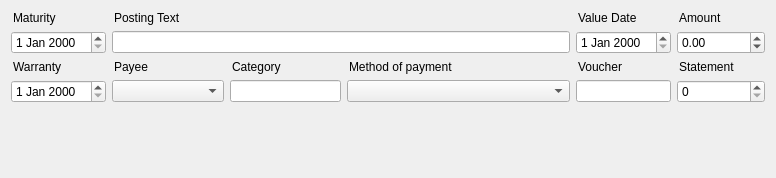
<?xml version="1.0" encoding="UTF-8"?>
<ui version="4.0">
 <class>PostingTabWidget</class>
 <widget class="QWidget" name="PostingTabWidget">
  <property name="geometry">
   <rect>
    <x>0</x>
    <y>0</y>
    <width>776</width>
    <height>178</height>
   </rect>
  </property>
  <property name="windowTitle">
   <string/>
  </property>
  <layout class="QVBoxLayout" name="verticalLayout">
   <item>
    <layout class="QGridLayout" name="gridLayout">
     <item row="0" column="0">
      <widget class="QLabel" name="label_17">
       <property name="text">
        <string>Maturity</string>
       </property>
       <property name="indent">
        <number>2</number>
       </property>
      </widget>
     </item>
     <item row="0" column="2" colspan="4">
      <widget class="QLabel" name="label_18">
       <property name="text">
        <string>Posting Text</string>
       </property>
       <property name="indent">
        <number>2</number>
       </property>
       <property name="buddy">
        <cstring>postingtext</cstring>
       </property>
      </widget>
     </item>
     <item row="0" column="6">
      <widget class="QLabel" name="label_19">
       <property name="text">
        <string>Value Date</string>
       </property>
       <property name="indent">
        <number>2</number>
       </property>
      </widget>
     </item>
     <item row="0" column="7">
      <widget class="QLabel" name="label_4">
       <property name="text">
        <string>Amount</string>
       </property>
       <property name="indent">
        <number>2</number>
       </property>
       <property name="buddy">
        <cstring>amount</cstring>
       </property>
      </widget>
     </item>
     <item row="1" column="7">
      <widget class="QDoubleSpinBox" name="amount">
       <property name="sizePolicy">
        <sizepolicy hsizetype="Minimum" vsizetype="Fixed">
         <horstretch>1</horstretch>
         <verstretch>0</verstretch>
        </sizepolicy>
       </property>
       <property name="minimum">
        <double>-9999999.990000000223517</double>
       </property>
       <property name="maximum">
        <double>9999999.990000000223517</double>
       </property>
      </widget>
     </item>
     <item row="2" column="2">
      <widget class="QLabel" name="label_8">
       <property name="text">
        <string>Payee</string>
       </property>
       <property name="indent">
        <number>2</number>
       </property>
      </widget>
     </item>
     <item row="2" column="3">
      <widget class="QLabel" name="label_7">
       <property name="text">
        <string>Category</string>
       </property>
       <property name="indent">
        <number>2</number>
       </property>
      </widget>
     </item>
     <item row="2" column="4" colspan="2">
      <widget class="QLabel" name="label_11">
       <property name="text">
        <string>Method of payment</string>
       </property>
       <property name="indent">
        <number>2</number>
       </property>
      </widget>
     </item>
     <item row="2" column="6">
      <widget class="QLabel" name="label_10">
       <property name="text">
        <string>Voucher</string>
       </property>
       <property name="indent">
        <number>2</number>
       </property>
       <property name="buddy">
        <cstring>voucher</cstring>
       </property>
      </widget>
     </item>
     <item row="2" column="7">
      <widget class="QLabel" name="label_9">
       <property name="text">
        <string>Statement</string>
       </property>
       <property name="indent">
        <number>2</number>
       </property>
       <property name="buddy">
        <cstring>statement</cstring>
       </property>
      </widget>
     </item>
     <item row="3" column="6">
      <widget class="KLineEdit" name="voucher"/>
     </item>
     <item row="2" column="0">
      <widget class="QLabel" name="label_13">
       <property name="text">
        <string>Warranty</string>
       </property>
       <property name="indent">
        <number>2</number>
       </property>
      </widget>
     </item>
     <item row="1" column="2" colspan="4">
      <widget class="KLineEdit" name="postingtext">
       <property name="sizePolicy">
        <sizepolicy hsizetype="Expanding" vsizetype="Fixed">
         <horstretch>2</horstretch>
         <verstretch>0</verstretch>
        </sizepolicy>
       </property>
      </widget>
     </item>
     <item row="1" column="0">
      <widget class="DateEdit" name="maturity">
       <property name="sizePolicy">
        <sizepolicy hsizetype="Expanding" vsizetype="Fixed">
         <horstretch>1</horstretch>
         <verstretch>0</verstretch>
        </sizepolicy>
       </property>
      </widget>
     </item>
     <item row="3" column="0">
      <widget class="DateEdit" name="warranty"/>
     </item>
     <item row="1" column="6">
      <widget class="DateEdit" name="valuedate">
       <property name="sizePolicy">
        <sizepolicy hsizetype="Expanding" vsizetype="Fixed">
         <horstretch>1</horstretch>
         <verstretch>0</verstretch>
        </sizepolicy>
       </property>
      </widget>
     </item>
     <item row="3" column="4" colspan="2">
      <widget class="QComboBox" name="payment"/>
     </item>
     <item row="3" column="2">
      <widget class="QComboBox" name="payee"/>
     </item>
     <item row="3" column="3">
      <widget class="KLineEdit" name="category"/>
     </item>
     <item row="3" column="7">
      <widget class="QSpinBox" name="statement">
       <property name="maximum">
        <number>99999</number>
       </property>
      </widget>
     </item>
    </layout>
   </item>
   <item>
    <spacer name="verticalSpacer">
     <property name="orientation">
      <enum>Qt::Vertical</enum>
     </property>
     <property name="sizeHint" stdset="0">
      <size>
       <width>20</width>
       <height>40</height>
      </size>
     </property>
    </spacer>
   </item>
  </layout>
 </widget>
 <customwidgets>
  <customwidget>
   <class>KLineEdit</class>
   <extends>QLineEdit</extends>
   <header>klineedit.h</header>
  </customwidget>
  <customwidget>
   <class>DateEdit</class>
   <extends>QDateEdit</extends>
   <header>compat/dateedit.h</header>
  </customwidget>
 </customwidgets>
 <tabstops>
  <tabstop>postingtext</tabstop>
  <tabstop>amount</tabstop>
  <tabstop>voucher</tabstop>
  <tabstop>statement</tabstop>
 </tabstops>
 <resources/>
 <connections/>
</ui>
